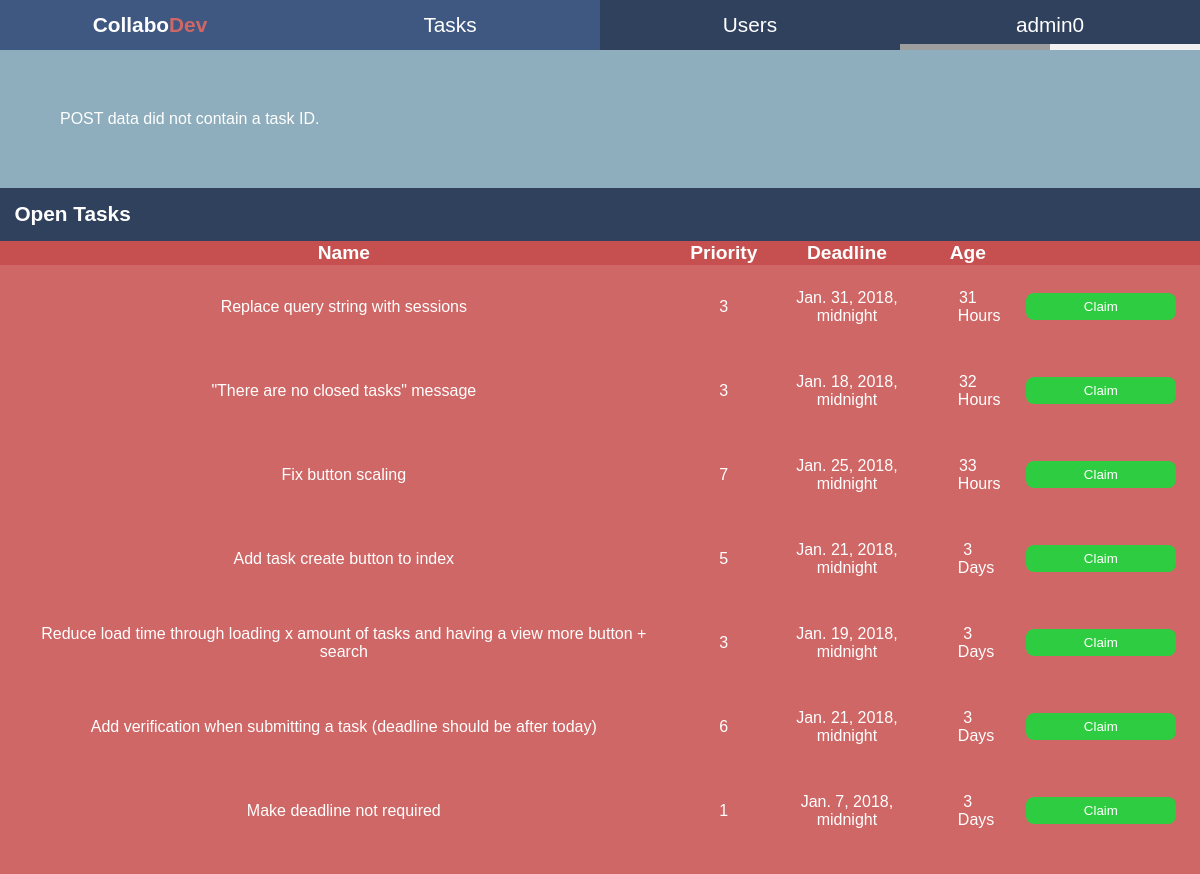
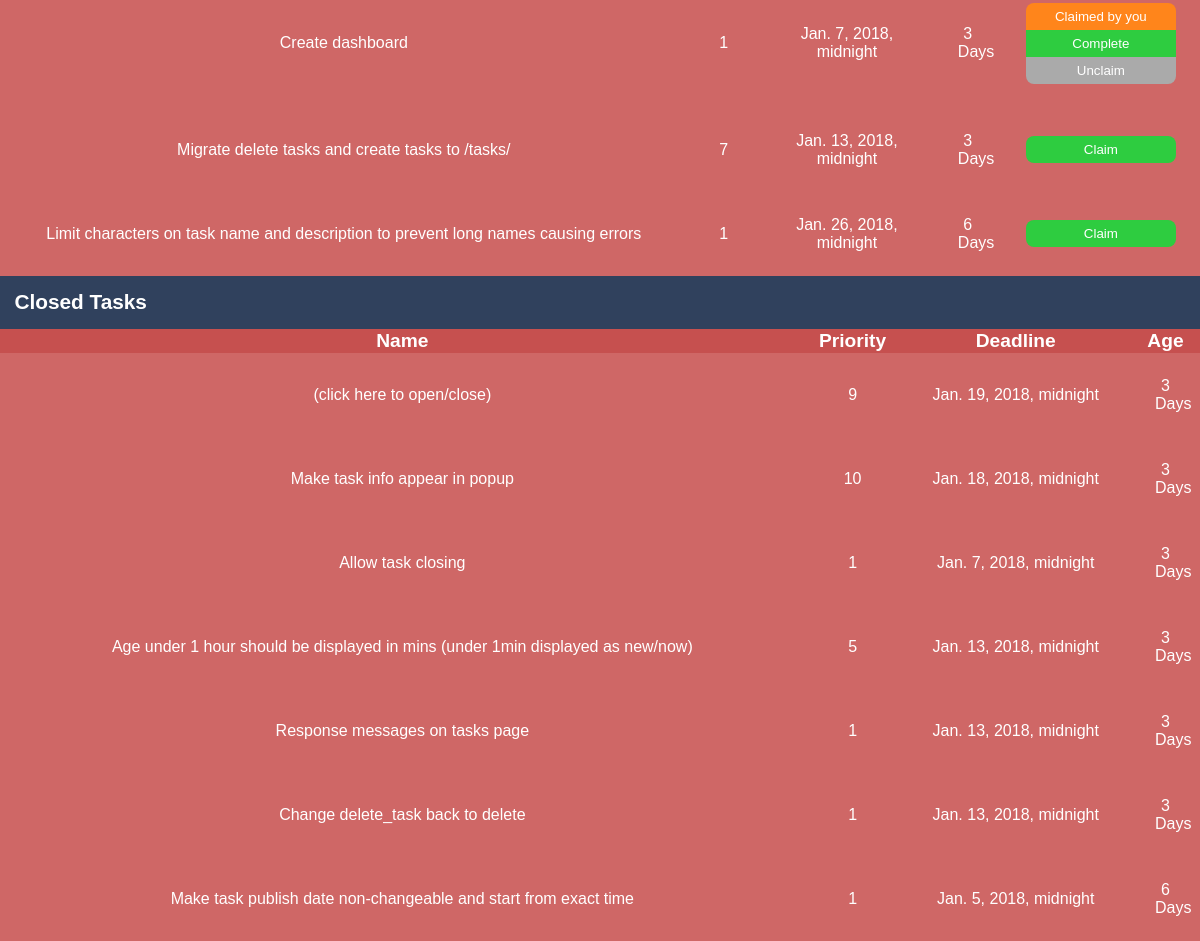
The page /tasks/?m=3 (signed in) on the database its author committed (2 pictures, top to bottom).
### tasks/models.py (models this page shows, shortened)
class Task(models.Model):
    task_name = models.CharField(max_length=70, blank=False)
    task_description = models.CharField(max_length=400)
    task_owner = models.CharField(max_length=15)
    task_priority = models.IntegerField(validators=[MaxValueValidator(10),
                                                    MinValueValidator(1)],
                                        blank=False)
    task_open = models.BooleanField(default=True)
    publish_date = models.DateTimeField(default=now, blank=True)
    deadline_date = models.DateTimeField(blank=False)

### tasks/views.py (the view)
# urls.py: path('', views.index, name='index'),
@login_required
def index(request):
    tasks = Task.objects.order_by('-publish_date')
    context = {
        'tasks': tasks,
    }
    try:
        message_id = int(request.GET.get('m'))
        if message_id == 1:
            message = "Task claimed successfully."
        elif message_id == 2:
            message = "Task already claimed."
        elif message_id == 3:
            message = "POST data did not contain a task ID."
        elif message_id == 4:
            message = "Task created successfully."
        elif message_id == 5:
            message = "Please completely fill out the form."
        elif message_id == 6:
            message = "Task unclaimed successfully."
        elif message_id == 7:
            message = "Task closed successfully."
        context['error_message'] = message
    except TypeError:
        pass
    return render(request, 'tasks/index.html', context)

### tasks/templates/tasks/index.html (shortened to what this page needs)
<!DOCTYPE html>
<html>
	<head>
		{% load static %}
		<link rel="stylesheet" type="text/css" href="{% static 'tasks/css/style.css' %}" />
	</head>
	<body>
		<div class="nav">
			<ul>
				<li id="logo" class="nav-hover"><a href="/"><b>Collabo<span class="crimson">Dev</span></b></a></li>
				<li><a href="/tasks/" class="active">Tasks</a></li>
				<li><a href="/users/">Users</a></li>
				<li id="user-widget"><a href="/profile/"><span id="user-widget-text">{{ user.get_username }}<span class="task-count">0</span></span><div class="progress-bar-div"><div class="progress-bar"></div></div></a></li>
			</ul>
		</div>
		<div id="page-description">
			{% if error_message %}
				<p>{{ error_message }}</p>
			{% else %}
				<p>On this page you can see a list of all open and closed tasks. You are also able to claim any open and unclaimed tasks for yourself.</p>
			{% endif %}
		</div>
		{% if tasks %}
			<h2>Open Tasks</h2>
			<table class="task-table">
				<tr>
					<th>Name</th>
					<th class="task-priority">Priority</th>
					<th>Deadline</th>
					<th>Age</th>
					<th class="claim-info"></th>
				</tr>
				{% for task in tasks %}
				{% if task.task_open %}
				<tr id="{{ task.id }}">
					<td onclick = "show_modal({{ task.id }})">{{ task.task_name }}</td>
					<td onclick = "show_modal({{ task.id }})">{{ task.task_priority }}</td>
					<td onclick = "show_modal({{ task.id }})">{{ task.deadline_date }}</td>
					<td onclick = "show_modal({{ task.id }})"></td>
					<td>
						<form action="/tasks/claim/" method="post">
							<input type="submit" value="Claim" class="claim" />
						</form>
						<form action="/tasks/close/" method="post" style="display: none" onsubmit="return confirm('Are you sure you want to close this task?');">
							<input type="submit" value="Complete" class="close-task" />
						</form>
						<form action="/tasks/unclaim/" method="post" style="display: none" onsubmit="return confirm('Are you sure you want to unclaim this task?');">
							<input type="submit" value="Unclaim" class="unclaim" />
						</form>
					</td>
				</tr>
				{% endif %}
				{% endfor %}
			</table>
			<h2>Closed Tasks</h2>
			<table class="task-table">
				<tr>
					<th>Name</th>
					<th class="task-priority">Priority</th>
					<th>Deadline</th>
					<th>Age</th>
				</tr>
				{% for task in tasks %}
				{% if not task.task_open %}
				<tr id="{{ task.id }}">
					<td onclick = "show_modal({{ task.id }})">{{ task.task_name }}</td>
					<td onclick = "show_modal({{ task.id }})">{{ task.task_priority }}</td>
					<td onclick = "show_modal({{ task.id }})">{{ task.deadline_date }}</td>
					<td onclick = "show_modal({{ task.id }})"></td>
				</tr>
				{% endif %}
				{% endfor %}
			</table>
		{% else %}
			<p>No tasks have been created. Create one <a href="/tasks/create">here</a></p>
		{% endif %}
	</body>
</html>

### tasks/static/tasks/css/style.css (style rules this page uses)
* { background-color: #cf6766; color: #fff; font-family: Arial, "Verdana", Sans-serif; margin: 0px; }
.crimson { color: #cf6766; }
.nav * { background-color: #30415D; }
.nav ul { list-style: none; text-align: center; padding: 0; margin: 0; background-color: #30415D; }
.nav li { font-size: 1.3em; line-height: 40px; height: 40px; border-bottom: 1px solid #000; }
.nav a, .nav b { text-decoration: none; color: #fff; display: block; transition: .4s background-color; }
.nav span { transition: .4s background-color; }
.nav a:hover *, .nav a:hover, .active { background-color: #3f5882; }
.active { cursor: default; }
@media screen and (min-width: 640px) { .nav li { width: 25%; border-bottom: none; height: 50px; line-height: 50px; font-size: 1.3em; float: left; } }
@media screen and (min-width: 640px) { .nav ul { overflow: auto; } }
@media screen and (min-width: 640px) { #logo { font-size:: 1.75em; } }
.progress-bar-div { margin-top: -6px !important; background-color: #F1F1F1 !important; }
.progress-bar { height:6px !important; width:50% !important; background-color: #9E9E9E !important; }
h2 { background-color: #30415D; font-size: 1.3em; padding: 1.2%; }
#page-description * { margin: 0; padding: 5%; background-color: #8EAEBD; }
.task-table { border-collapse: collapse; width: 100%; text-align: center; }
.task-table th { font-size: 1.2em; background-color: #c6504f; }
.task-table td { padding: 2%; }
.task-table tr td *, .task-table tr td { transition: .2s background-color; }
.task-table tr { cursor: help; }
.task-table th { cursor: auto; }
.claim, .unclaim, .close-task { -webkit-appearance: none; -webkit-border-radius: 8px; -moz-border-radius: 8px; border-radius: 8px; border: none; color: #fff; background: #3498db; padding: 4% 20px; text-decoration: none; width: 100%; text-align: center; }

### rows shown on the page
Task: task_name "Replace query string with sessions", task_priority "3", deadline_date "Jan. 31, 2018, midnight"
Task: task_name "\"There are no closed tasks\" message", task_priority "3", deadline_date "Jan. 18, 2018, midnight"
Task: task_name "Fix button scaling", task_priority "7", deadline_date "Jan. 25, 2018, midnight"
Task: task_name "Add task create button to index", task_priority "5", deadline_date "Jan. 21, 2018, midnight"
Task: task_name "Reduce load time through loading x amount of tasks and having a view more button + search", task_priority "3", deadline_date "Jan. 19, 2018, midnight"
Task: task_name "Add verification when submitting a task (deadline should be after today)", task_priority "6", deadline_date "Jan. 21, 2018, midnight"
Task: task_name "Make deadline not required", task_priority "1", deadline_date "Jan. 7, 2018, midnight"
Task: task_name "Create dashboard", task_priority "1", deadline_date "Jan. 7, 2018, midnight"
Task: task_name "Migrate delete tasks and create tasks to /tasks/", task_priority "7", deadline_date "Jan. 13, 2018, midnight"
Task: task_name "Limit characters on task name and description to prevent long names causing errors", task_priority "1", deadline_date "Jan. 26, 2018, midnight"
Task: task_name "(click here to open/close)", task_priority "9", deadline_date "Jan. 19, 2018, midnight"
Task: task_name "Make task info appear in popup", task_priority "10", deadline_date "Jan. 18, 2018, midnight"
Task: task_name "Allow task closing", task_priority "1", deadline_date "Jan. 7, 2018, midnight"
Task: task_name "Age under 1 hour should be displayed in mins (under 1min displayed as new/now)", task_priority "5", deadline_date "Jan. 13, 2018, midnight"
Task: task_name "Response messages on tasks page", task_priority "1", deadline_date "Jan. 13, 2018, midnight"
Task: task_name "Change delete_task back to delete", task_priority "1", deadline_date "Jan. 13, 2018, midnight"
Task: task_name "Make task publish date non-changeable and start from exact time", task_priority "1", deadline_date "Jan. 5, 2018, midnight"

### other values the page prints
{{ user.get_username }} "admin"
{{ error_message }} "POST data did not contain a task ID."
